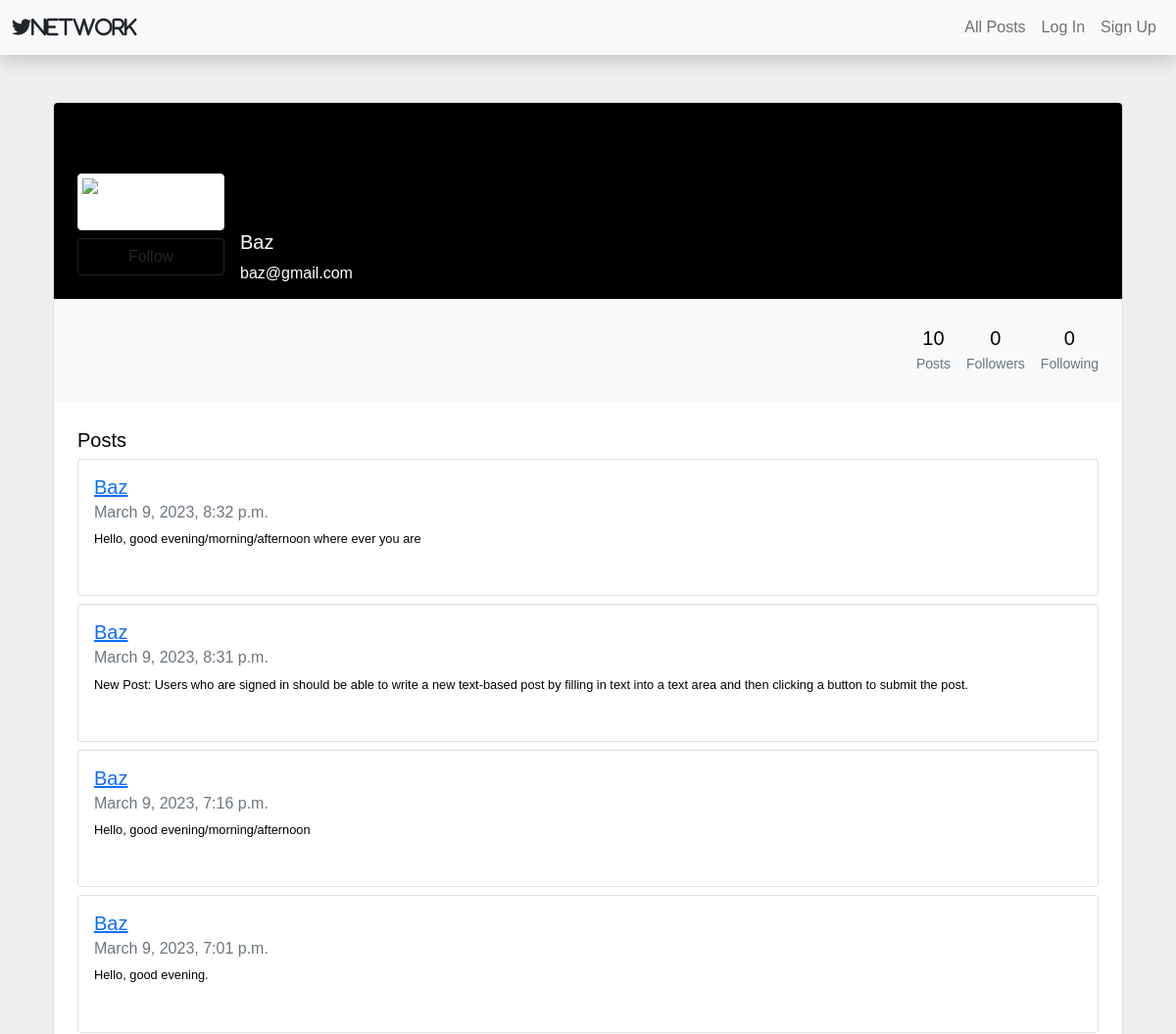
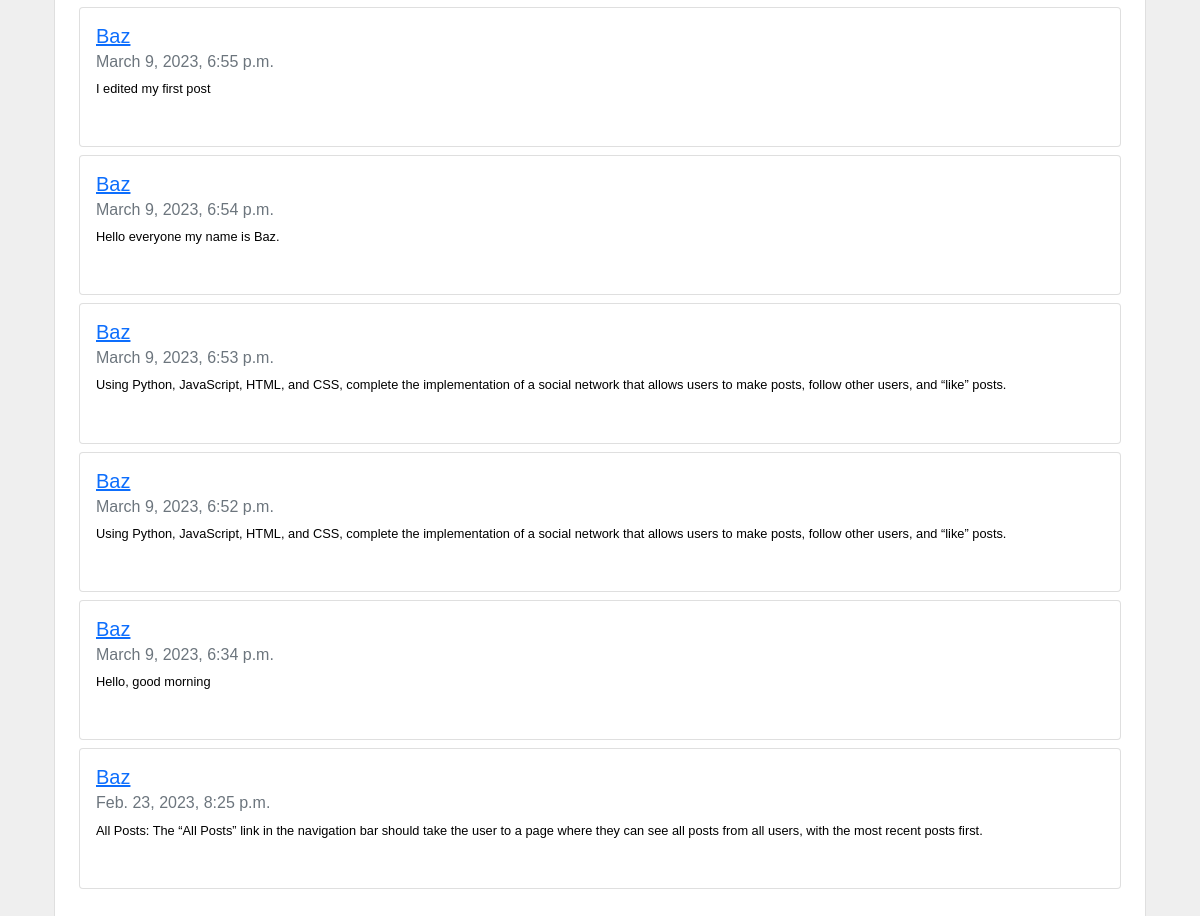
/profile/3, run on an earlier commit of the app's database (2 pictures, top to bottom).
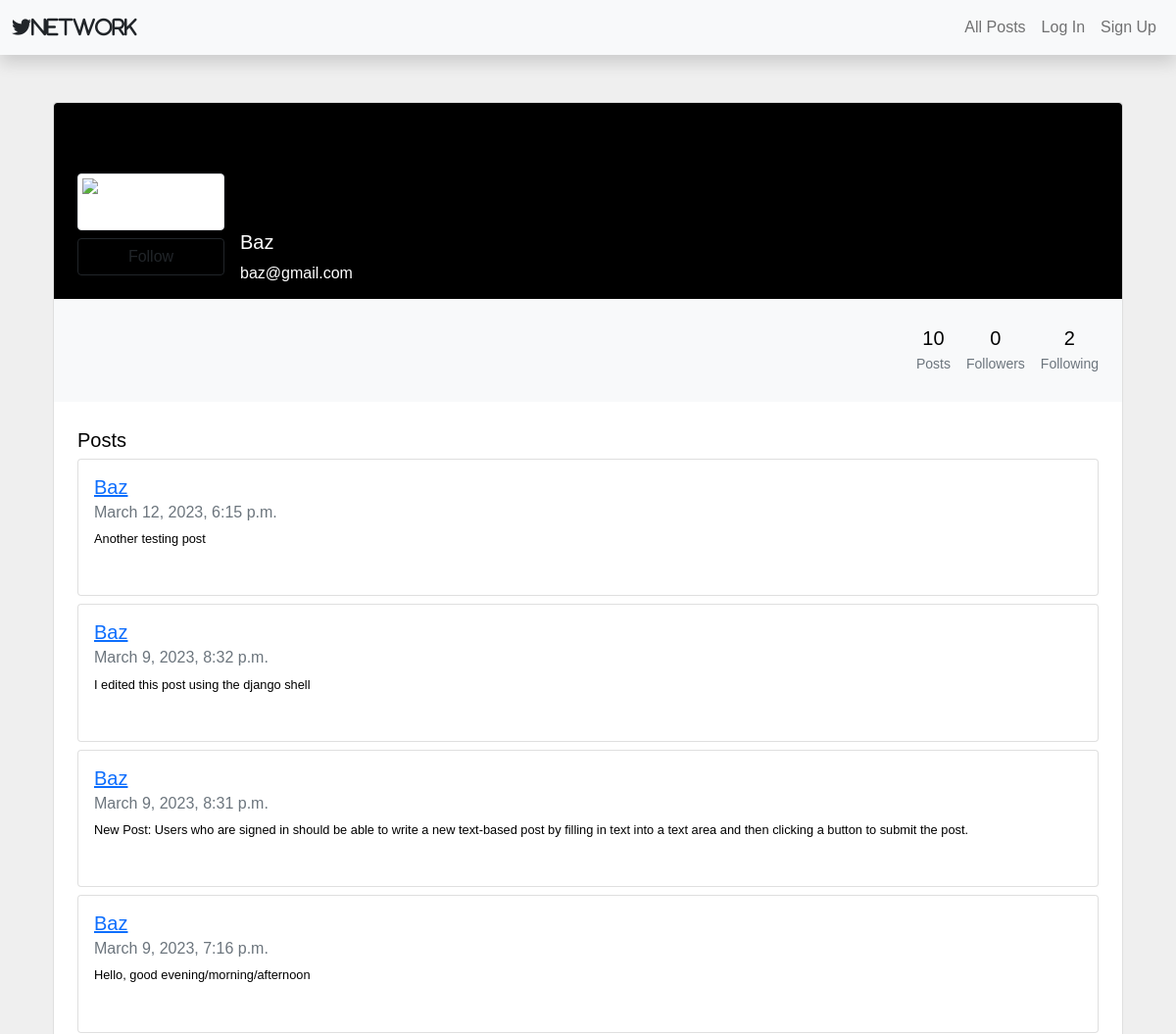
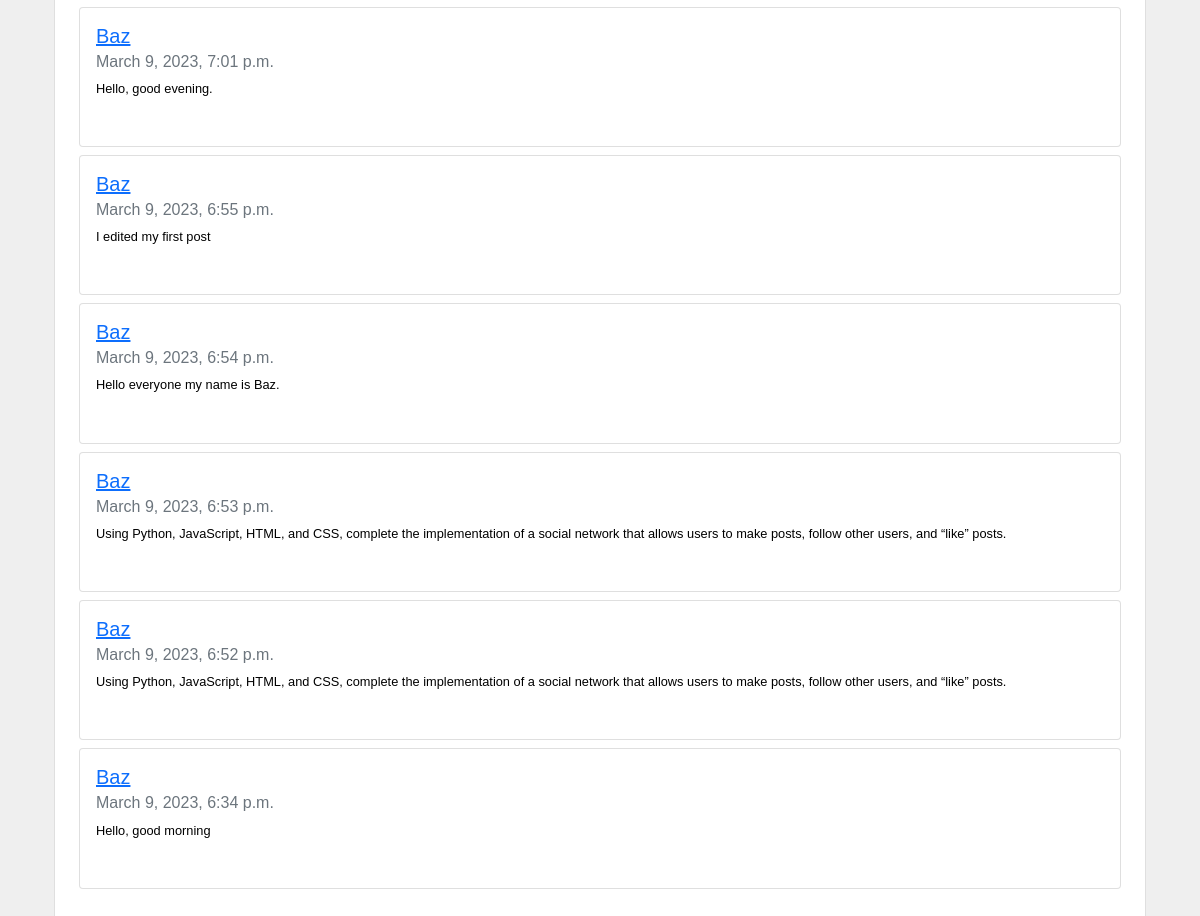
And on a later commit of the database (2 pictures, top to bottom).
### network/models.py (models this page shows, shortened)
class Post(models.Model):
    poster = models.ForeignKey(User, on_delete=models.CASCADE, related_name="userPoster")
    post = models.CharField(max_length=100)
    date = models.DateTimeField(auto_now_add=True)
    likers = models.ManyToManyField(User, related_name="postliked")

class User(AbstractUser):
    pass

### network/views.py (the view)
# urls.py: path("profile/<int:profile_id>", views.profile, name="profile"),
def profile(request, profile_id):
    profile = User.objects.get(pk=profile_id)
    user = request.user
    profile_posts = Post.objects.filter(poster=profile).order_by("-date")
    followings = [e for e in Follow.objects.filter(user=profile)]
    followers = profile.followers.all()
    userfollowing = False
    for follower in followers:
        if follower.user.username == user.username:
            userfollowing = True
    print(f"{userfollowing}")
    paginator = Paginator(profile_posts, 10)
    page_num = request.GET.get("page")
    page_posts = paginator.get_page(page_num)
    return render(request, "network/profile.html", {
        "page_posts": page_posts,
        "profile": profile,
        "num_posts": len(page_posts),
        "followings": followings,
        "followers": followers,
        "userfollowing": userfollowing
    })

### network/templates/network/profile.html (shortened to what this page needs)
{% extends "network/layout.html" %}
{% load static %}
{% block body %}
<section class="h-100 gradient-custom-2">
    <div class="container py-5 h-100">
      <div class="row d-flex justify-content-center align-items-center h-100">
        <div class="col">
          <div class="card">
            <div class="rounded-top text-white d-flex flex-row" style="background-color: #000; height:200px;">
              <div class="ms-4 mt-5 d-flex flex-column" style="width: 150px;">
                <img src="https://mdbcdn.b-cdn.net/img/Photos/new-templates/bootstrap-profiles/avatar-1.webp"
                  alt="Generic placeholder image" class="img-fluid img-thumbnail mt-4 mb-2"
                  style="width: 150px; z-index: 1">
                  {% if profile.username != user.username %}
                    {% if userfollowing %}
                      <a href="{% url 'unfollow' profile_id=profile.id %}" class="btn btn-outline-dark" data-mdb-ripple-color="dark" style="z-index: 1;">Unfollow</a>
                    {% else %}
                      <a href="{% url 'follow' profile_id=profile.id %}" class="btn btn-outline-dark" data-mdb-ripple-color="dark" style="z-index: 1;">Follow</a>
                    {% endif %}
                  {% endif %}
              </div>
              <div class="ms-3" style="margin-top: 130px;">
                <h5>{{ profile.username }}</h5>
                <p>{{ profile.email }}</p>
              </div>
            </div>
            <div class="p-4 text-black" style="background-color: #f8f9fa;">
              <div class="d-flex justify-content-end text-center py-1">
                <div>
                  <p class="mb-1 h5">{{ num_posts }}</p>
                  <p class="small text-muted mb-0">Posts</p>
                </div>
                <div class="px-3">
                  <p class="mb-1 h5">{{ followers|length }}</p>
                  <p class="small text-muted mb-0">Followers</p>
                </div>
                <div>
                  <p class="mb-1 h5">{{ followings|length}}</p>
                  <p class="small text-muted mb-0">Following</p>
                </div>
              </div>
            </div>
            <div class="card-body p-4 text-black">
              <p class="lead fw-normal mb-1">Posts</p>
                <div class="fs-7" id="post-view">
                  {% for post in page_posts %}
                  <div class="card mb-2">
                      <div class="card-body mb-3">
                          <a href="{% url 'profile' profile_id=post.poster.id %}">
                              <h5 class="card-title">{{ post.poster.username }}</h5>
                          </a>
                          <h6 class="card-subtitle mb-2 text-muted">{{ post.date }}</h6>
                          <p class="card-text" id="post{{ post.id }}">{{ post.post }}</p>
                      </div>
                  </div>
              {% endfor %}
                </div>
              </div>
            </div>
          </div>
        </div>
      </div>
    </div>
{% endblock %}

What changed in the data, as far as the page shows it:
no longer on this page (row unchanged): Post: poster.username "Baz", date "Feb. 23, 2023, 8:25 p.m.", post "All Posts: The “All Posts” link in the navigation bar should take the user to a page where they can see all posts from all users, with the most recent posts first."
added Post: poster.username "Baz", date "March 12, 2023, 6:15 p.m.", post "Another testing post"
changed Post: post "Hello, good evening/morning/afternoon where ever you are" → "I edited this post using the django shell"
Also different on the page:
{{ followings|length }}: "0" → "2"
